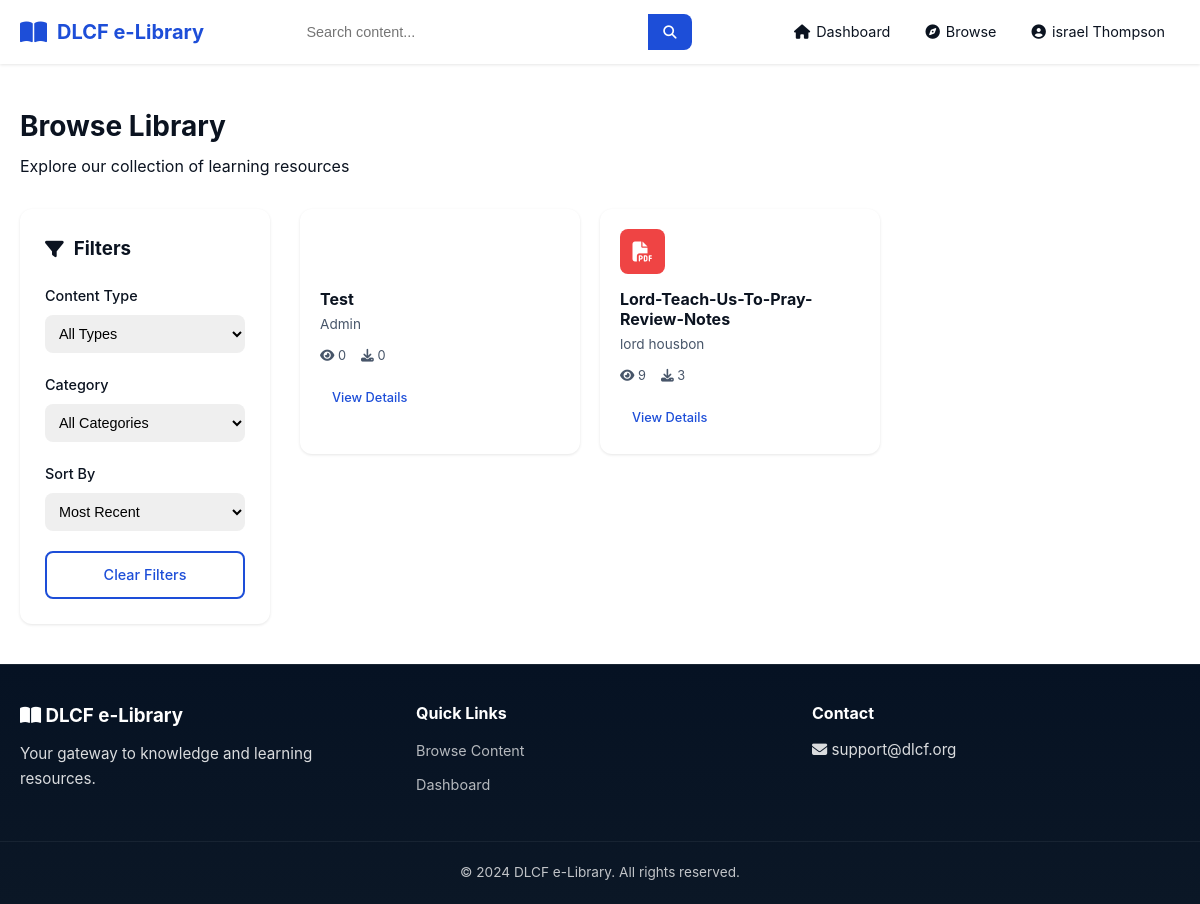
Screenshot of /browse (signed in) with the database file from the repository.
### models.py (models this page shows, shortened)
class User(UserMixin, db.Model):
    id = db.Column(db.Integer, primary_key=True)
    name = db.Column(db.String(100), nullable=False)
    email = db.Column(db.String(120), unique=True, nullable=False)
    password_hash = db.Column(db.String(255), nullable=False)
    role = db.Column(db.String(20), default='student')
    bio = db.Column(db.Text)
    profile_photo = db.Column(db.String(255))
    created_at = db.Column(db.DateTime, default=datetime.utcnow)
    is_active = db.Column(db.Boolean, default=True)
    contents = db.relationship('Content', backref='uploader', lazy='dynamic')
    activities = db.relationship('ActivityLog', backref='user', lazy='dynamic')
    notifications = db.relationship('Notification', backref='recipient', lazy='dynamic')
    def is_admin(self):
        return self.role == 'admin'
    def can_upload(self):
        return self.role in ['admin', 'teacher']

class Content(db.Model):
    id = db.Column(db.Integer, primary_key=True)
    title = db.Column(db.String(200), nullable=False)
    author = db.Column(db.String(100))
    description = db.Column(db.Text)
    content_type = db.Column(db.String(20), nullable=False)
    file_path = db.Column(db.String(500), nullable=False)
    file_size = db.Column(db.Integer)
    category_id = db.Column(db.Integer, db.ForeignKey('category.id'))
    uploaded_by = db.Column(db.Integer, db.ForeignKey('user.id'), nullable=False)
    is_public = db.Column(db.Boolean, default=True)
    view_count = db.Column(db.Integer, default=0)
    download_count = db.Column(db.Integer, default=0)
    created_at = db.Column(db.DateTime, default=datetime.utcnow)
    updated_at = db.Column(db.DateTime, default=datetime.utcnow, onupdate=datetime.utcnow)
    tags = db.relationship('Tag', secondary=content_tags, lazy='subquery',
                          backref=db.backref('contents', lazy='dynamic'))
    activities = db.relationship('ActivityLog', backref='content', lazy='dynamic')
    def get_type_icon(self):
        icons = {
            'pdf': 'fa-file-pdf',
            'ebook': 'fa-book',
            'audio': 'fa-headphones',
            'video': 'fa-video'
        }
        return icons.get(self.content_type, 'fa-file')

### routes/main.py (the view, shortened to what this page needs)
@main_bp.route('/browse')
@login_required
def browse():
    page = request.args.get('page', 1, type=int)
    per_page = 12
    content_type = request.args.get('type', '')
    category_id = request.args.get('category', '', type=str)
    sort_by = request.args.get('sort', 'recent')
    search_query = request.args.get('q', '').strip()
    query = Content.query.filter_by(is_public=True)
    if content_type:
        query = query.filter_by(content_type=content_type)
    if category_id and category_id.isdigit():
        query = query.filter_by(category_id=int(category_id))
    if sort_by == 'popular':
        query = query.order_by(desc(Content.view_count))
    elif sort_by == 'downloads':
        query = query.order_by(desc(Content.download_count))
    else:
        query = query.order_by(desc(Content.created_at))
    contents = query.paginate(page=page, per_page=per_page, error_out=False)
    categories = Category.query.all()
    return render_template('browse.html',
                         contents=contents,
                         categories=categories,
                         current_type=content_type,
                         current_category=category_id,
                         current_sort=sort_by,
                         search_query=search_query)

### templates/browse.html (shortened to what this page needs)
{% extends "base.html" %}
{% block content %}
<div class="browse-page">
    <div class="browse-header">
        <h1>Browse Library</h1>
        <p>Explore our collection of learning resources</p>
    </div>
    <div class="browse-container">
        <aside class="filters-sidebar">
            <h3><i class="fas fa-filter"></i> Filters</h3>
            <form action="{{ url_for('main.browse') }}" method="GET" id="filterForm">
                <div class="filter-group">
                    <label>Content Type</label>
                    <select name="type" onchange="this.form.submit()">
                        <option value="">All Types</option>
                    </select>
                </div>
                <div class="filter-group">
                    <label>Category</label>
                    <select name="category" onchange="this.form.submit()">
                        <option value="">All Categories</option>
                    </select>
                </div>
                <div class="filter-group">
                    <label>Sort By</label>
                    <select name="sort" onchange="this.form.submit()">
                        <option value="recent" {% if current_sort == 'recent' %}selected{% endif %}>Most Recent</option>
                    </select>
                </div>
                <a href="{{ url_for('main.browse') }}" class="btn btn-outline btn-block">Clear Filters</a>
            </form>
        </aside>
        <main class="browse-content">
            {% if contents.items %}
            <div class="content-grid">
                {% for content in contents.items %}
                <div class="content-card">
                    <div class="content-type-badge {{ content.content_type }}">
                        <i class="fas {{ content.get_type_icon() }}"></i>
                    </div>
                    <h3>{{ content.title }}</h3>
                    <p class="content-author">{{ content.author or 'Unknown Author' }}</p>
                    <div class="content-meta">
                        <span><i class="fas fa-eye"></i> {{ content.view_count }}</span>
                        <span><i class="fas fa-download"></i> {{ content.download_count }}</span>
                    </div>
                    <a href="{{ url_for('content.view', content_id=content.id) }}" class="btn btn-sm">View Details</a>
                </div>
                {% endfor %}
            </div>
            {% else %}
            <div class="no-results">
                <i class="fas fa-search"></i>
                <h3>No content found</h3>
                <p>Try adjusting your filters or search terms.</p>
            </div>
            {% endif %}
        </main>
    </div>
</div>
{% endblock %}

### templates/base.html (shortened to what this page needs)
<!DOCTYPE html>
<html lang="en">
<head>
    <link rel="stylesheet" href="{{ url_for('static', filename='css/style.css') }}">
    <link rel="stylesheet" href="https://cdnjs.cloudflare.com/ajax/libs/font-awesome/6.4.0/css/all.min.css">
</head>
<body class="{% if request.endpoint == 'main.index' %}landing{% endif %}" data-endpoint="{{ request.endpoint }}">
    <nav class="navbar">
        <div class="nav-container">
            <a href="{{ url_for('main.index') }}" class="nav-logo">
                <i class="fas fa-book-open"></i>
                <span>DLCF e-Library</span>
            </a>
            {% if current_user.is_authenticated %}
            <div class="nav-search">
                <form action="{{ url_for('main.browse') }}" method="GET">
                    <input type="text" name="q" placeholder="Search content..." value="{{ request.args.get('q', '') }}">
                    <button type="submit"><i class="fas fa-search"></i></button>
                </form>
            </div>
            {% endif %}
            <ul class="nav-menu" id="navMenu">
                {% if current_user.is_authenticated %}
                <li><a href="{{ url_for('main.dashboard') }}"><i class="fas fa-home"></i> Dashboard</a></li>
                <li><a href="{{ url_for('main.browse') }}"><i class="fas fa-compass"></i> Browse</a></li>
                <li class="nav-dropdown">
                    <a href="#" class="dropdown-toggle">
                        <i class="fas fa-user-circle"></i> {{ current_user.name }}
                    </a>
                </li>
                {% else %}
                <li><a href="{{ url_for('auth.login') }}"><i class="fas fa-sign-in-alt"></i> Login</a></li>
                <li><a href="{{ url_for('auth.register') }}" class="btn-nav">Register</a></li>
                {% endif %}
            </ul>
        </div>
    </nav>
    <main class="main-content">
        {% block content %}{% endblock %}
    </main>
    <footer class="footer">
        <div class="footer-content">
            <div class="footer-section">
                <h3><i class="fas fa-book-open"></i> DLCF e-Library</h3>
                <p>Your gateway to knowledge and learning resources.</p>
            </div>
            <div class="footer-section">
                <h4>Quick Links</h4>
                <ul>
                    <li><a href="{{ url_for('main.browse') }}">Browse Content</a></li>
                    <li><a href="{{ url_for('main.dashboard') }}">Dashboard</a></li>
                </ul>
            </div>
            <div class="footer-section">
                <h4>Contact</h4>
                <p><i class="fas fa-envelope"></i> support@dlcf.org</p>
            </div>
        </div>
        <div class="footer-bottom">
            <p>&copy; 2024 DLCF e-Library. All rights reserved.</p>
        </div>
    </footer>
</body>
</html>

### rows the page displays
User: name "israel Thompson"
Content: title "Test", author "Admin", view_count "0", download_count "0"
Content: title "Lord-Teach-Us-To-Pray-Review-Notes", author "lord housbon", view_count "9", download_count "3"
